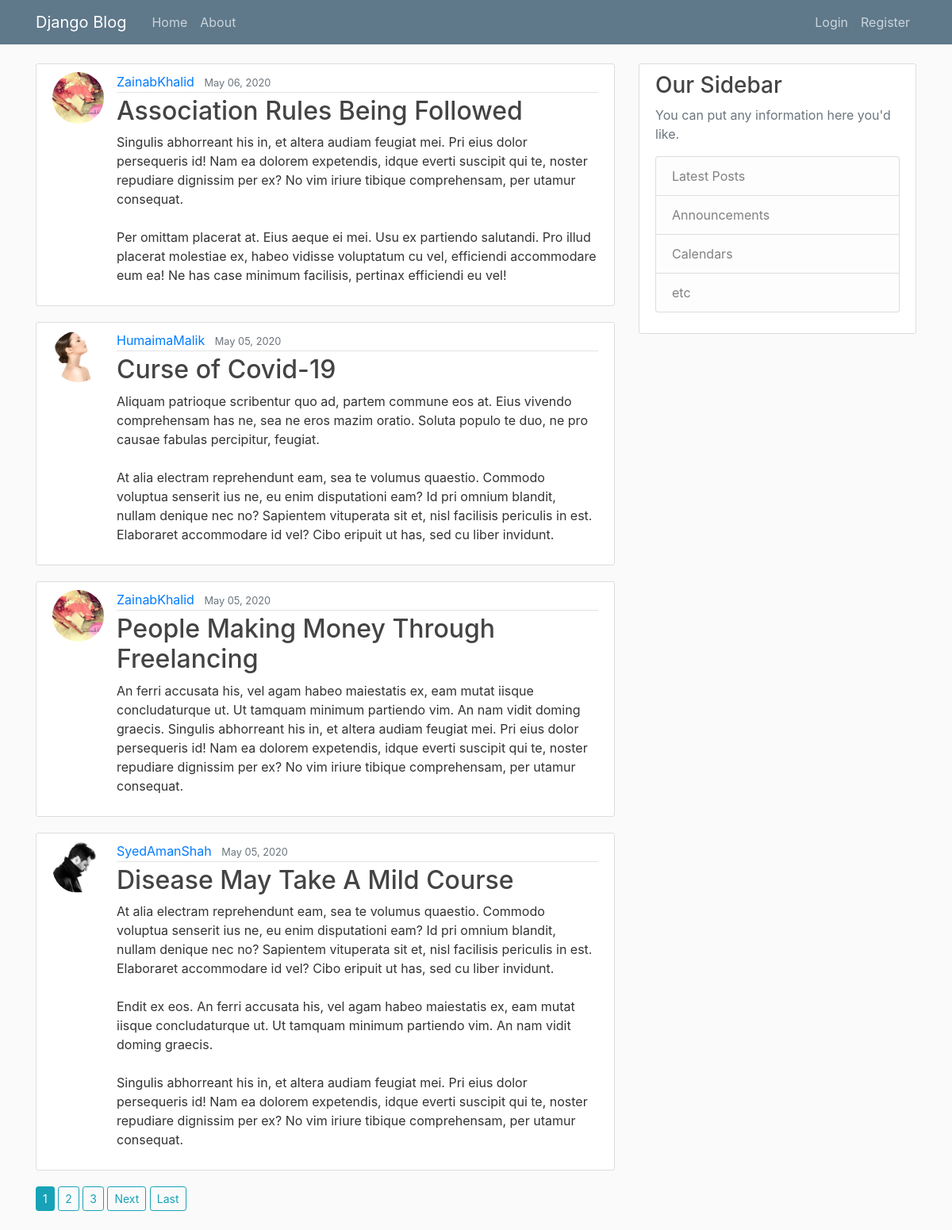
The page / on the database its author committed.
### blog/models.py (models this page shows, shortened)
class Post(models.Model):
    title = models.CharField(max_length=100)
    content = models.TextField()
    date_posted = models.DateTimeField(default=timezone.now)
    author = models.ForeignKey(User, on_delete=models.CASCADE)

### users/models.py (models this page shows, shortened)
class Profile(models.Model):
    user = models.OneToOneField(User, on_delete=models.CASCADE)
    image = models.ImageField(default='default.jpg', upload_to='profile_pics')

### blog/views.py (the view)
# urls.py: path('', PostListView.as_view(), name='blog-home'),
class PostListView(ListView):
    model = Post
    template_name = 'blog/home.html'  # <app>/<model>_<viewtype>.html
    context_object_name = 'posts'
    ordering = ['-date_posted']
    paginate_by = 4

### blog/templates/blog/home.html (shortened to what this page needs)
{% extends "blog/base.html" %}
{% block content %}
    {% for post in posts %}
        <article class="media content-section">
          <img class="rounded-circle article-img" src="{{ post.author.profile.image.url }}">
          <div class="media-body">
            <div class="article-metadata">
              <a class="mr-2" href="{% url 'user-posts' post.author.username %}">{{ post.author }}</a>
              <small class="text-muted">{{ post.date_posted|date:"F d, Y" }}</small>
            </div>
            <h2><a class="article-title" href="{% url 'post-detail' post.id %}">{{ post.title }}</a></h2>
            <p class="article-content">{{ post.content | safe }}</p>
          </div>
        </article>
    {% endfor %}
    {% if is_paginated %}
      {% for num in page_obj.paginator.page_range %}
        {% if page_obj.number == num %}
          <a class="btn btn-info btn-sm mb-4" href="?page={{ num }}">{{ num }}</a>
        {% elif num > page_obj.number|add:'-3' and num < page_obj.number|add:'3' %}
          <a class="btn btn-outline-info btn-sm mb-4" href="?page={{ num }}">{{ num }}</a>
        {% endif %}
      {% endfor %}
      {% if page_obj.has_next %}
        <a class="btn btn-outline-info btn-sm mb-4" href="?page={{ page_obj.next_page_number }}">Next</a>
        <a class="btn btn-outline-info btn-sm mb-4" href="?page={{ page_obj.paginator.num_pages }}">Last</a>
      {% endif %}
    {% endif %}
{% endblock %}

### blog/templates/blog/base.html (shortened to what this page needs)
{% load static %}
<!DOCTYPE html>
<html>
<head>
    <link rel="stylesheet" href="https://stackpath.bootstrapcdn.com/bootstrap/4.3.1/css/bootstrap.min.css">
    <link rel="stylesheet" type="text/css" href="{% static 'blog/main.css' %}">
</head>
<body>
        <header class="site-header">
          <nav class="navbar navbar-expand-md navbar-dark bg-steel fixed-top">
            <div class="container">
              <a class="navbar-brand mr-4" href="{% url 'blog-home' %}">Django Blog</a>
              <div class="collapse navbar-collapse" id="navbarToggle">
                <div class="navbar-nav mr-auto">
                  <a class="nav-item nav-link" href="{% url 'blog-home' %}">Home</a>
                  <a class="nav-item nav-link" href="{% url 'blog-about' %}">About</a>
                </div>
                <div class="navbar-nav">
                  {% if user.is_authenticated %}
                  <a class="nav-item nav-link" href="{% url 'post-create' %}">New Post</a>
                    <a class="nav-item nav-link" href="{% url 'profile' %}">Profile</a>
                    <a class="nav-item nav-link" href="{% url 'logout' %}">Logout</a>
                  {% else %}
                    <a class="nav-item nav-link" href="{% url 'login' %}">Login</a>
                    <a class="nav-item nav-link" href="{% url 'register' %}">Register</a>
                  {% endif %}
                </div>
              </div>
            </div>
          </nav>
        </header>
        <main role="main" class="container">
          <div class="row">
            <div class="col-md-8">
              {% block content %}{% endblock %}
            </div>
            <div class="col-md-4">
              <div class="content-section">
                <h3>Our Sidebar</h3>
                <p class='text-muted'>You can put any information here you'd like.
                  <ul class="list-group">
                    <li class="list-group-item list-group-item-light">Latest Posts</li>
                    <li class="list-group-item list-group-item-light">Announcements</li>
                    <li class="list-group-item list-group-item-light">Calendars</li>
                    <li class="list-group-item list-group-item-light">etc</li>
                  </ul>
                </p>
              </div>
            </div>
          </div>
        </main>
</body>
</html>

### blog/static/blog/main.css (style rules this page uses)
body { background: #fafafa; color: #333333; margin-top: 5rem; }
h1, h2, h3, h4, h5, h6 { color: #444444; }
ul { margin: 0; }
.bg-steel { background-color: #5f788a; }
.site-header .navbar-nav .nav-link { color: #cbd5db; }
.content-section { background: #ffffff; padding: 10px 20px; border: 1px solid #dddddd; border-radius: 3px; margin-bottom: 20px; }
.article-title { color: #444444; }
.article-content { white-space: pre-line; }
.article-img { height: 65px; width: 65px; margin-right: 16px; }
.article-metadata { padding-bottom: 1px; margin-bottom: 4px; border-bottom: 1px solid #e3e3e3 }

### rows shown on the page
Post: author.profile.image (picture), author "ZainabKhalid", date_posted "May 06, 2020", title "Association Rules Being Followed", content "Singulis abhorreant his in, et altera audiam feugiat mei. Pri eius dolor persequeris id! Nam ea dolorem expetendis, idque everti suscipit qui te, noster repudiare dignissim per ex? No vim iriure tibique comprehensam, per utamur consequat. Per omittam placerat at. Eius aeque ei mei. Usu ex partiendo salutandi. Pro illud placerat molestiae ex, habeo vidisse voluptatum cu vel, efficiendi accommodare eum ea! Ne has case minimum facilisis, pertinax efficiendi eu vel!"
Post: author.profile.image (picture), author "HumaimaMalik", date_posted "May 05, 2020", title "Curse of Covid-19", content "Aliquam patrioque scribentur quo ad, partem commune eos at. Eius vivendo comprehensam has ne, sea ne eros mazim oratio. Soluta populo te duo, ne pro causae fabulas percipitur, feugiat. At alia electram reprehendunt eam, sea te volumus quaestio. Commodo voluptua senserit ius ne, eu enim disputationi eam? Id pri omnium blandit, nullam denique nec no? Sapientem vituperata sit et, nisl facilisis periculis in est. Elaboraret accommodare id vel? Cibo eripuit ut has, sed cu liber invidunt."
Post: author.profile.image (picture), author "ZainabKhalid", date_posted "May 05, 2020", title "People Making Money Through Freelancing", content "An ferri accusata his, vel agam habeo maiestatis ex, eam mutat iisque concludaturque ut. Ut tamquam minimum partiendo vim. An nam vidit doming graecis. Singulis abhorreant his in, et altera audiam feugiat mei. Pri eius dolor persequeris id! Nam ea dolorem expetendis, idque everti suscipit qui te, noster repudiare dignissim per ex? No vim iriure tibique comprehensam, per utamur consequat."
Post: author.profile.image (picture), author "SyedAmanShah", date_posted "May 05, 2020", title "Disease May Take A Mild Course", content "At alia electram reprehendunt eam, sea te volumus quaestio. Commodo voluptua senserit ius ne, eu enim disputationi eam? Id pri omnium blandit, nullam denique nec no? Sapientem vituperata sit et, nisl facilisis periculis in est. Elaboraret accommodare id vel? Cibo eripuit ut has, sed cu liber invidunt. Endit ex eos. An ferri accusata his, vel agam habeo maiestatis ex, eam mutat iisque concludaturque ut. Ut tamquam minimum partiendo vim. An nam vidit doming graecis. Singulis abhorreant his in, et altera audiam feugiat mei. Pri eius dolor persequeris id! Nam ea dolorem expetendis, idque everti suscipit qui te, noster repudiare dignissim per ex? No vim iriure tibique comprehensam, per utamur…"

### other values the page prints
{{ num }} "1"
{{ num }} "2" "3"
